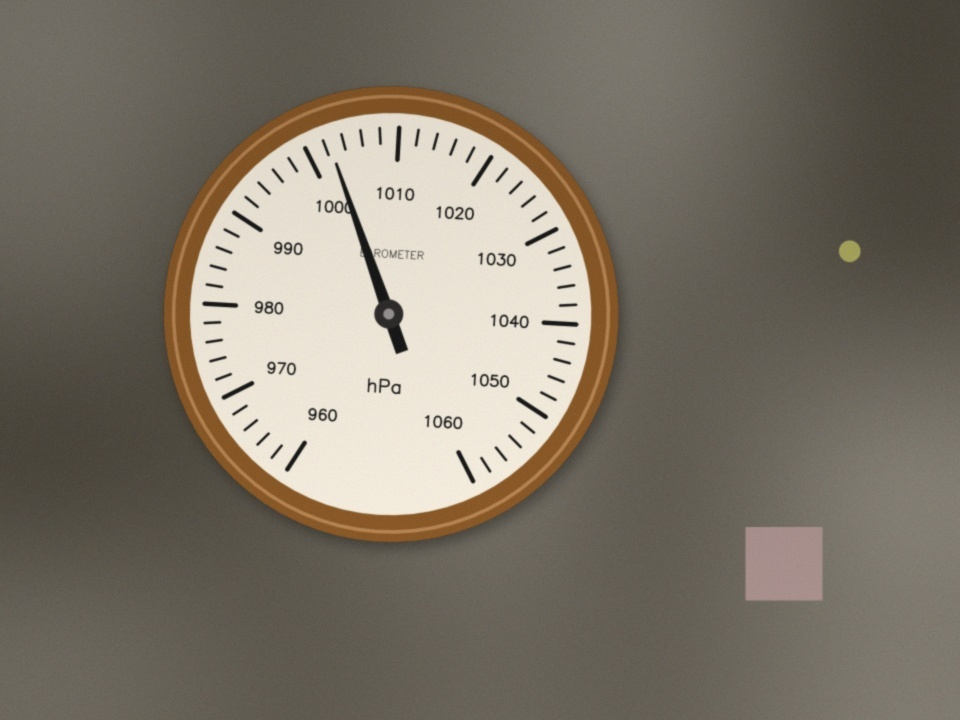
#> input picture data/synthetic/images/base_barometer_r02_free_room.jpg, 960 x 720 px
$ python -i w09_detect.py   (imports and definitions only)   (older library calls are emulated)
#> lines starting #> are read from the running program, lines starting #| are printed output that depends on the picture; after the words box and inside, x2 and y2 are one past the last pixel; in counts of white or black regions, pixels touching at a corner belong together
"""Week 9 - Canny edge detection, and the detectors built on it.

Stage 2: Canny edges, Hough circle, RANSAC ellipse.
Stage 5: tick marks from the unwrapped strip (DFT, autocorrelation, comb fit).
Stage 6: Hough line cross-check for the needle.
"""
import cv2
import numpy as np
from scipy.signal import find_peaks
from scipy.ndimage import gaussian_filter1d, uniform_filter1d

from . import w01_matrix as mx
from . import w08_morphology as morph

DEG_PER_COL = 0.25
K_LO, K_HI = 15, 200          # tick frequencies searched, in cycles per full turn


# ================================================================ Canny

# [19 lines left out: function canny_steps, not called in this run]


def canny(grey, lo=50, hi=150, sigma=1.4):
    return cv2.Canny(cv2.GaussianBlur(grey, (0, 0), sigma), lo, hi, L2gradient=True)


def canny_auto(grey, scale=1.0, sigma=1.4, strong_fraction=0.10):
    """Canny with hysteresis thresholds taken from the photo itself.

    The high threshold is the gradient magnitude that only the strongest
    `strong_fraction` of pixels exceed, so a blurred or low-contrast rim still
    yields edges and a noisy photo does not drown in them. Returns (edges, high threshold).
    """
    smooth = cv2.GaussianBlur(grey, (0, 0), sigma)
    dx = cv2.Sobel(smooth, cv2.CV_16S, 1, 0, ksize=3)
    dy = cv2.Sobel(smooth, cv2.CV_16S, 0, 1, ksize=3)
    mag = np.hypot(dx.astype(np.float32), dy.astype(np.float32))
    hi = float(np.clip(np.percentile(mag, 100.0 * (1.0 - strong_fraction)), 20.0, 150.0)) * scale
    return cv2.Canny(dx, dy, 0.4 * hi, hi, L2gradient=True), hi


# ================================================================ Stage 2

def hough_circles(grey, edge_threshold=120.0, n_max=4):
    """Coarse dial candidates from the Hough circle transform, on a reduced image."""
    h, w = grey.shape
    s = 420.0 / max(h, w)
    small = cv2.medianBlur(cv2.resize(grey, None, fx=s, fy=s, interpolation=cv2.INTER_AREA), 5)
    m = min(small.shape)
    for votes in (40, 28, 18):
        found = cv2.HoughCircles(small, cv2.HOUGH_GRADIENT, dp=1.5, minDist=0.25 * m,
                                 param1=float(np.clip(edge_threshold, 30.0, 150.0)), param2=votes,
                                 minRadius=int(0.14 * m), maxRadius=int(0.62 * m))
        if found is not None:
            return [(x / s, y / s, r / s) for x, y, r in found[0][:n_max]]
    return []


def contour_circles(chains, shape, n_max=3):
    """Dial candidates straight from long edge contours, for when the Hough transform finds
    nothing (a strongly tilted dial is too far from a circle for it)."""
    m = min(shape)
    found = []
    for ch in sorted(chains, key=len, reverse=True)[:25]:
        if len(ch) < 120:
            break
        cx, cy, a, b, _ = to_ellipse(cv2.fitEllipse(ch.astype(np.float32)))
        inside = 0 <= cx < shape[1] and 0 <= cy < shape[0]
        if inside and 0.14 * m <= b and a <= 0.62 * m and b / a >= 0.5:
            res, ang = ellipse_residual(ch, (cx, cy, a, b, _))
            if _support(ang[np.abs(res) < 3.0]) >= 0.5:
                found.append((cx, cy, 0.5 * (a + b)))
        if len(found) == n_max:
            break
    return found


def to_ellipse(fit):
    """OpenCV rotated box -> (cx, cy, a, b, phi) with a >= b and phi the angle of the major axis."""
    (cx, cy), (w, h), ang = fit
    if w >= h:
        return cx, cy, w / 2.0, h / 2.0, ang % 180.0
    return cx, cy, h / 2.0, w / 2.0, (ang + 90.0) % 180.0


def ellipse_residual(pts, ellipse):
    """Signed radial distance of each point from the ellipse, and its angle in the ellipse frame."""
    cx, cy, a, b, phi = ellipse
    c, s = np.cos(np.radians(phi)), np.sin(np.radians(phi))
    dx, dy = pts[:, 0] - cx, pts[:, 1] - cy
    u, v = dx * c + dy * s, -dx * s + dy * c
    r = np.hypot(u, v) + 1e-9
    r_ellipse = a * b / np.sqrt((b * u / r) ** 2 + (a * v / r) ** 2)
    return r - r_ellipse, np.degrees(np.arctan2(v, u))


def _support(angles, bins=72):
    """Fraction of the perimeter (in 5-degree bins) that has at least one inlier edge point."""
    idx = ((angles % 360.0) / (360.0 / bins)).astype(int) % bins
    return np.count_nonzero(np.bincount(idx, minlength=bins)) / bins


def _plausible(e, guess):
    gx, gy, gr = guess
    cx, cy, a, b, _ = e
    return bool(np.all(np.isfinite(e)) and b >= 0.55 * gr and a <= 1.6 * gr and b / a >= 0.5
                and np.hypot(cx - gx, cy - gy) <= 0.4 * gr)


def _same_ellipse(e1, e2):
    return (np.hypot(e1[0] - e2[0], e1[1] - e2[1]) < 0.03 * e1[2]
            and abs(e1[2] - e2[2]) < 0.03 * e1[2] and abs(e1[3] - e2[3]) < 0.03 * e1[2])


def ransac_ellipse(groups, guess, rng, iters=200, tol=2.5, n_best=3):
    """Fit ellipses to edge points with RANSAC, starting near a coarse circle.

    `groups` are edge contours. A dial shows several concentric rings (bezel, face
    edge), so six points drawn from all edges at once rarely lie on one ring. Each
    hypothesis is therefore drawn from a single contour and then scored by its
    consensus over every edge point, which ignores outlier edges from text,
    shadows and the other rings. Returns up to `n_best` distinct fits, best first.
    """
    groups = [g for g in groups if len(g) >= 12]
    if not groups:
        return []
    pts = np.vstack(groups)
    if len(pts) > 3000:
        pts = pts[rng.choice(len(pts), 3000, replace=False)]

    hyps = [to_ellipse(cv2.fitEllipse(g.astype(np.float32))) for g in groups if len(g) >= 60]
    weights = np.array([len(g) for g in groups], float)
    for gi in rng.choice(len(groups), iters, p=weights / weights.sum()):
        g = groups[gi]
        try:
            hyps.append(to_ellipse(cv2.fitEllipseDirect(g[rng.integers(0, len(g), 6)].astype(np.float32))))
        except cv2.error:
            continue

    scored = []
    for e in hyps:
        if _plausible(e, guess):
            res, ang = ellipse_residual(pts, e)
            inl = np.abs(res) < tol
            scored.append((inl.sum() * _support(ang[inl]), e))
    scored.sort(key=lambda s: -s[0])

    fits = []
    for _, e in scored[:15]:
        res, ang = ellipse_residual(pts, e)
        inl = np.abs(res) < tol
        for _ in range(3):                       # refit on the consensus set
            if inl.sum() < 20:
                break
            e = to_ellipse(cv2.fitEllipse(pts[inl].astype(np.float32)))
            res, ang = ellipse_residual(pts, e)
            inl = np.abs(res) < tol
        if inl.sum() < 20 or not _plausible(e, guess) or any(_same_ellipse(e, f["ellipse"]) for f in fits):
            continue
        support = float(_support(ang[inl]))
        fits.append({"ellipse": tuple(float(v) for v in e), "inliers": pts[inl], "n_inliers": int(inl.sum()),
                     "inlier_ratio": float(inl.mean()), "support": support, "n_candidates": len(pts),
                     "residual": float(np.sqrt(np.mean(res[inl] ** 2))), "score": float(inl.sum() * support)})
        if len(fits) == n_best:
            break
    return sorted(fits, key=lambda f: -f["score"])


def find_dial(grey, glare=None, canny_scale=1.0, inner_ring=False, seed=0):
    """Stage 2: Canny -> Hough circle -> RANSAC ellipse.

    Returns a dict with the best ellipse and, under "candidates", up to three
    distinct ones (a bezel gives several concentric ellipses); ok=False if none.
    """
    rng = np.random.default_rng(seed)
    edges, hi = canny_auto(grey, canny_scale)
    if glare is not None:
        edges[cv2.dilate(glare, np.ones((7, 7), np.uint8)) > 0] = 0
    contours, _ = cv2.findContours(edges, cv2.RETR_LIST, cv2.CHAIN_APPROX_NONE)
    chains = [c[:, 0, :].astype(np.float64) for c in contours if len(c) >= 12]
    circles = hough_circles(grey, hi) + contour_circles(chains, grey.shape)
    out = {"edges": edges, "circles": circles, "ok": False, "candidates": [], "canny_high": hi}
    if not circles:
        h, w = grey.shape
        circles = [(w / 2.0, h / 2.0, 0.38 * min(h, w))]
        out["circle_fallback"] = True

    def in_band(lo, hi, centre):
        groups = []
        for ch in chains:
            d = np.hypot(ch[:, 0] - centre[0], ch[:, 1] - centre[1])
            groups.append(ch[(d > lo) & (d < hi)])
        return groups

    fits = []
    for cx, cy, r in circles:
        for fit in ransac_ellipse(in_band(0.75 * r, 1.25 * r, (cx, cy)), (cx, cy, r), rng):
            if not any(_same_ellipse(fit["ellipse"], f["ellipse"]) for f in fits):
                fits.append(dict(fit, circle=(cx, cy, r)))
    fits.sort(key=lambda f: -f["score"])
    if not fits:
        return out

    if inner_ring:
        # Repair action: refit on the next ring inside the first one (face edge instead of bezel).
        cx, cy, a, b, _ = fits[0]["ellipse"]
        mean_r = 0.5 * (a + b)
        inner = ransac_ellipse(in_band(0.60 * mean_r, 0.95 * mean_r, (cx, cy)), (cx, cy, 0.8 * mean_r), rng)
        if inner:
            fits = [dict(f, circle=fits[0]["circle"], inner=True) for f in inner]

    out.update(fits[0], ok=True, candidates=fits[:3])
    return out


# ================================================================ Stage 5

# [39 lines left out: functions row_spectrum, tick_strip, find_tick_band, not called in this run]


def tick_profile(D, band):
    """P(theta): mean darkness over the tick band, smoothed along the (circular) angle axis."""
    return gaussian_filter1d(D[band[0]:band[1]].mean(axis=0), 1.0, mode="wrap")


# [313 lines left out: functions profile_sharpness, spacing_acf, spacing_dft, detect_peaks, scale_arc, fit_comb and 6 more, not called in this run]

>>> import cv2
>>> picture = cv2.imread('../data/synthetic/images/base_barometer_r02_free_room.jpg', cv2.IMREAD_GRAYSCALE)
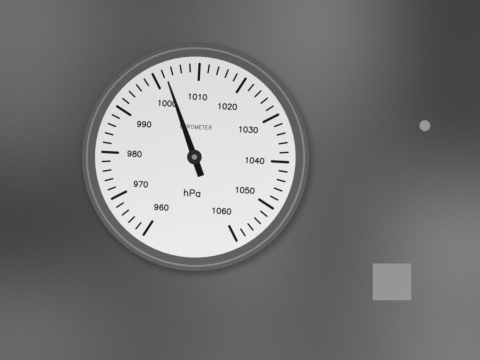
#> picture: shape (720, 960) (shown at 1/2 size); min 16, max 242, mean 118.3
>>> result = find_dial(picture)
#> in canny_auto, `dx = cv2.Sobel(smooth, cv2.CV_16S, 1, 0, ksize=3)`:
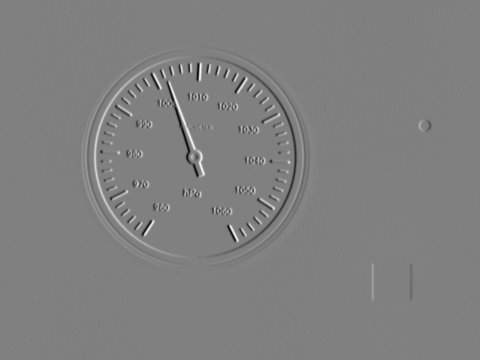
#> dx: shape (720, 960) int16 (shown at 1/2 size); min -375, max 372, mean 0; drawn with min black and max white
#> in canny_auto, `dy = cv2.Sobel(smooth, cv2.CV_16S, 0, 1, ksize=3)`:
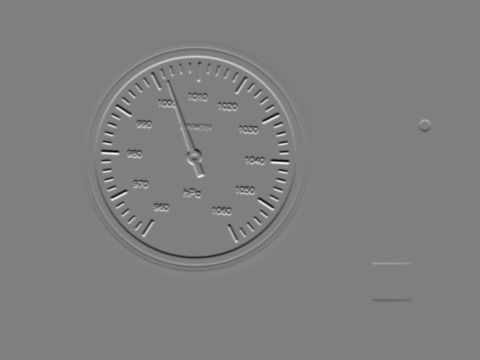
#> dy: shape (720, 960) int16 (shown at 1/2 size); min -388, max 388, mean 0.1; drawn with min black and max white
#> in canny_auto, `mag = np.hypot(dx.astype(np.float32), dy.astype(np.float32))`:
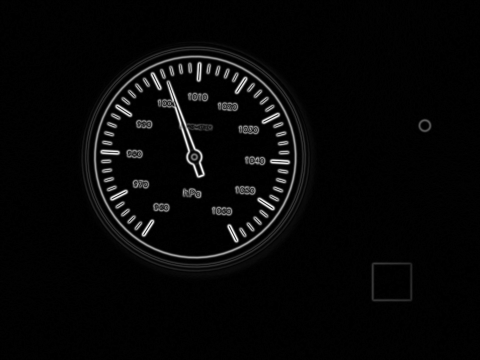
#> mag: shape (720, 960) float32 (shown at 1/2 size); min 0, max 394, mean 11.4; drawn with min black and max white
#> in canny_auto, `hi = float(np.clip(np.percentile(mag, 100.0 * (1.0 - strong_fraction))..`: hi = 20
#> in find_dial, `edges, hi = canny_auto(grey, canny_scale)`:
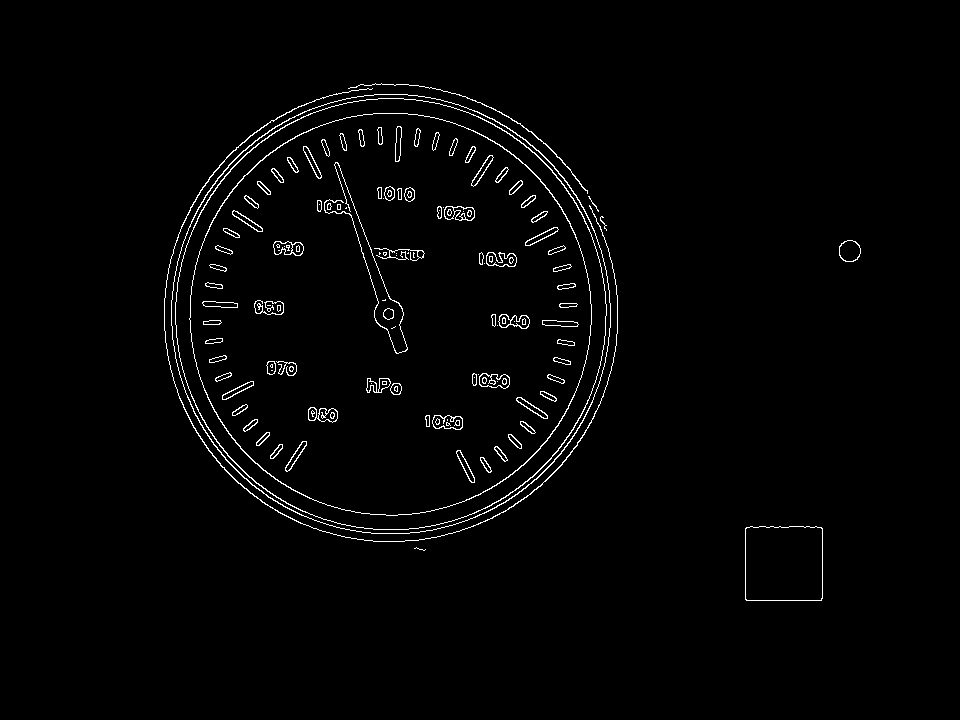
#> edges: shape (720, 960); 1.8% white in thin lines or dots, all inside (x1, y1, x2, y2) = (164, 83, 861, 601)
#> in find_dial, `contours, _ = cv2.findContours(edges, cv2.RETR_LIST, cv2.CHAIN_APPROX_..`: contours = 252 contours, 83 with area under 20; largest, box (x1, y1, x2, y2) and area: (171, 94, 611, 534) 151636, (171, 94, 611, 534) 151261, (175, 98, 607, 530) 145952, (175, 98, 607, 530) 145591, (189, 113, 592, 516) 126796
#> in find_dial, `chains = [c[:, 0, :].astype(np.float64) for c in contours if len(c) >=..`: chains = 211 point arrays, longest 2114 points
#> in hough_circles, `small = cv2.medianBlur(cv2.resize(grey, None, fx=s, fy=s, interpolatio..`:
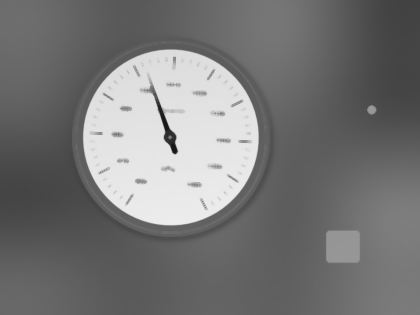
#> small: shape (315, 420); min 24, max 236, mean 119.1
#> in contour_circles, `m = min(shape)`: m = 720
#> the loop in contour_circles, `for ch in sorted(chains, key=len, reverse=True)[:25]:` made 3 passes
#> (w in to_ellipse, h in to_ellipse, phi in ellipse_residual, c in ellipse_residual) on passes 1 to 3: (453.5, 453.9, 76.1, 0.24), (439, 439.7, 93.75, -0.0655), (438.5, 439.3, 92.83, -0.0494)
#> after the loop in contour_circles, `for ch in sorted(chains, key=len, reverse=True)[:25]:`: found = [(390.5, 314.2, 226.8), (390.5, 313.6, 219.7), (390.5, 313.6, 219.4)]
#> in find_dial, `circles = hough_circles(grey, hi) + contour_circles(chains, grey.shape)`: circles = [(392.6, 313.7, 222.6), (193.7, 327.4, 193.1), (516, 173.1, 175.7), (390.5, 314.2, 226.8), (390.5, 313.6, 219.7), (390.5, 313.6, 219.4)]
#> the loop in find_dial, `for cx, cy, r in circles:` made 6 passes

$ run again, on data/synthetic/images/base_barometer_r05_free_room.jpg
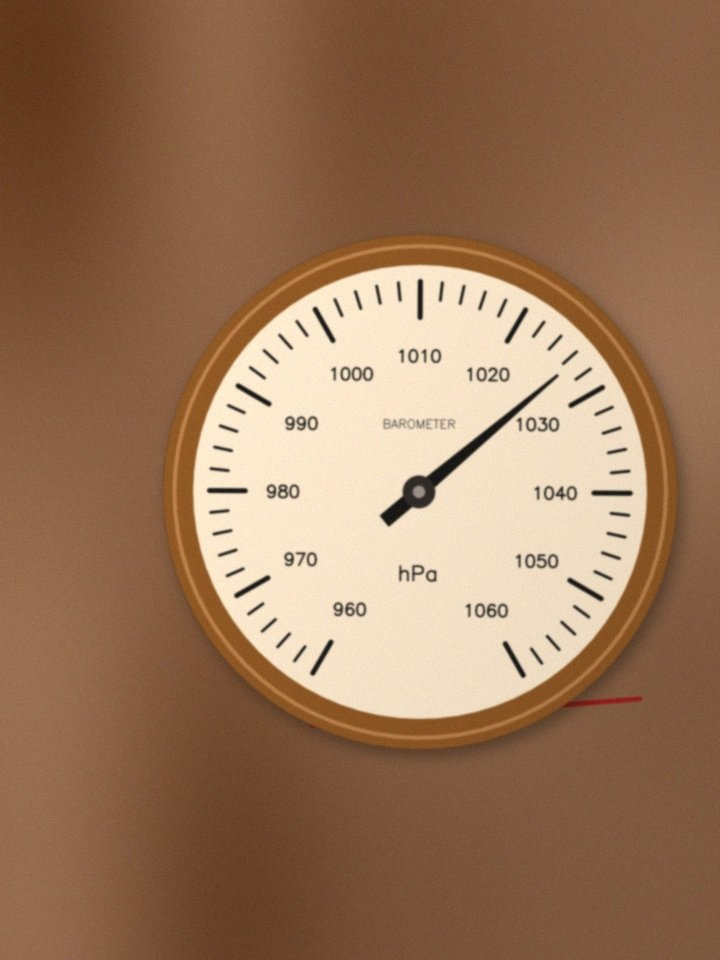
#> input picture data/synthetic/images/base_barometer_r05_free_room.jpg, 720 x 960 px
#> in canny_auto, `hi = float(np.clip(np.percentile(mag, 100.0 * (1.0 - strong_fraction))..`: hi = 20
#> in find_dial, `edges, hi = canny_auto(grey, canny_scale)`:
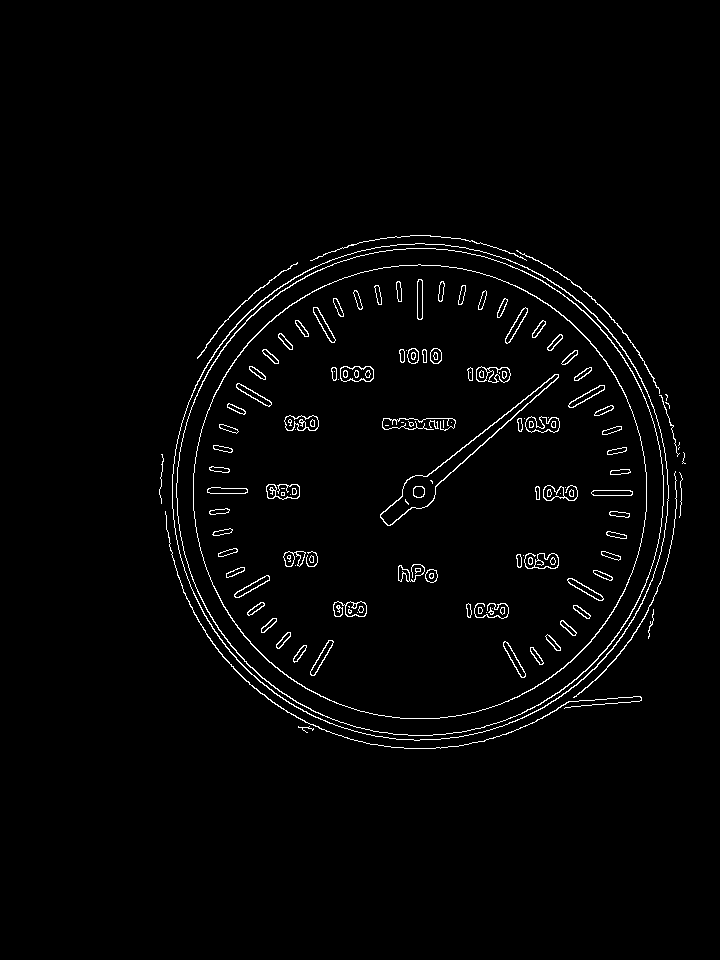
#> edges: shape (960, 720); 2% white in thin lines or dots, all inside (x1, y1, x2, y2) = (159, 235, 686, 749)
#> contours = 258 contours, 63 with area under 20; largest, box (x1, y1, x2, y2) and area: (172, 243, 669, 741) 193346, (172, 243, 669, 741) 192923, (176, 248, 664, 736) 186338, (176, 248, 664, 736) 185928, (193, 264, 647, 719) 161785
#> chains = 220 point arrays, longest 1406 points
#> in hough_circles, `small = cv2.medianBlur(cv2.resize(grey, None, fx=s, fy=s, interpolatio..`:
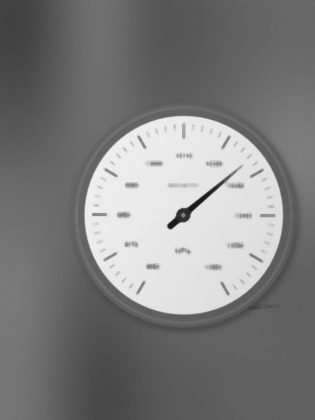
#> small: shape (420, 315); min 23, max 239, mean 126.9
#> in contour_circles, `m = min(shape)`: m = 720
#> the loop in contour_circles, `for ch in sorted(chains, key=len, reverse=True)[:25]:` made 3 passes
#> (w in to_ellipse, h in to_ellipse, phi in ellipse_residual, c in ellipse_residual, s in ellipse_residual) on passes 1 to 3: (496, 496.3, 96.88, -0.12, 0.993), (495.5, 495.8, 96.82, -0.119, 0.993), (486.9, 487.2, 91.75, -0.0306, 1)
#> after the loop in contour_circles, `for ch in sorted(chains, key=len, reverse=True)[:25]:`: found = [(419.7, 491.5, 248.1), (419.7, 491.5, 247.8), (419.7, 491.5, 243.5)]
#> circles = [(420, 488.6, 241.8), (601.7, 553.7, 171.5), (430.3, 272.6, 156.8), (701.1, 742.3, 134.9), (419.7, 491.5, 248.1), (419.7, 491.5, 247.8), (419.7, 491.5, 243.5)]
#> the loop in find_dial, `for cx, cy, r in circles:` made 7 passes
